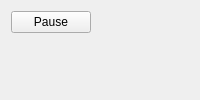
     <widget class="QWidget" name="tab_2">
      <attribute name="title">
       <string>Matplotlib Spectrum</string>
      </attribute>
      <layout class="QVBoxLayout" name="verticalLayout_12" stretch="0,1,0">
       <item>
        <layout class="QHBoxLayout" name="horizontalLayout_8" stretch="0,1">
         <item>
          <widget class="QPushButton" name="pauseButton">
           <property name="text">
            <string>Pause</string>
           </property>
          </widget>
         </item>
         <item>
          <spacer name="horizontalSpacer_10">
           <property name="orientation">
            <enum>Qt::Horizontal</enum>
           </property>
           <property name="sizeHint" stdset="0">
            <size>
             <width>40</width>
             <height>20</height>
            </size>
           </property>
          </spacer>
         </item>
        </layout>
       </item>
       <item>
        <widget class="QWidget" name="mplWidget" native="true"/>
       </item>
       <item>
        <widget class="QWidget" name="mplToolbar" native="true">
         <property name="minimumSize">
          <size>
           <width>0</width>
           <height>20</height>
          </size>
         </property>
         <property name="maximumSize">
          <size>
           <width>16777214</width>
           <height>20</height>
          </size>
         </property>
         <layout class="QHBoxLayout" name="horizontalLayout_9"/>
        </widget>
       </item>
      </layout>
     </widget>
